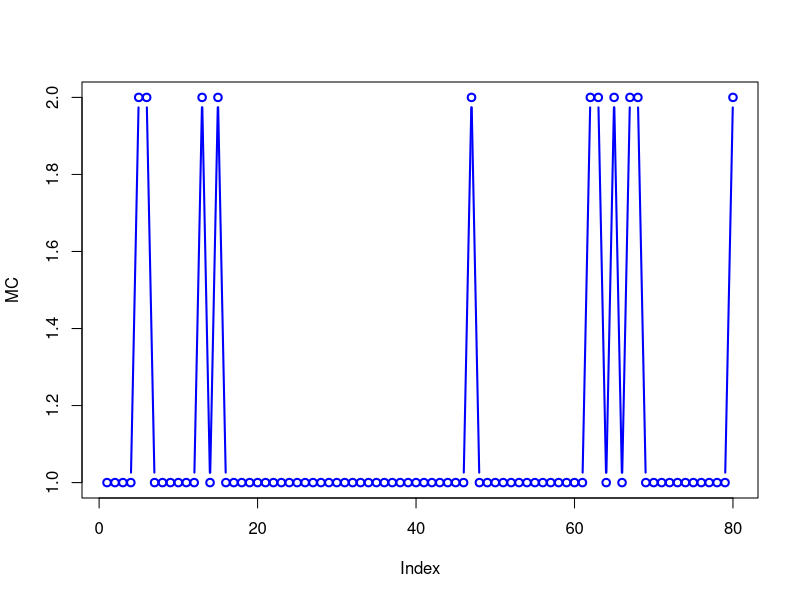
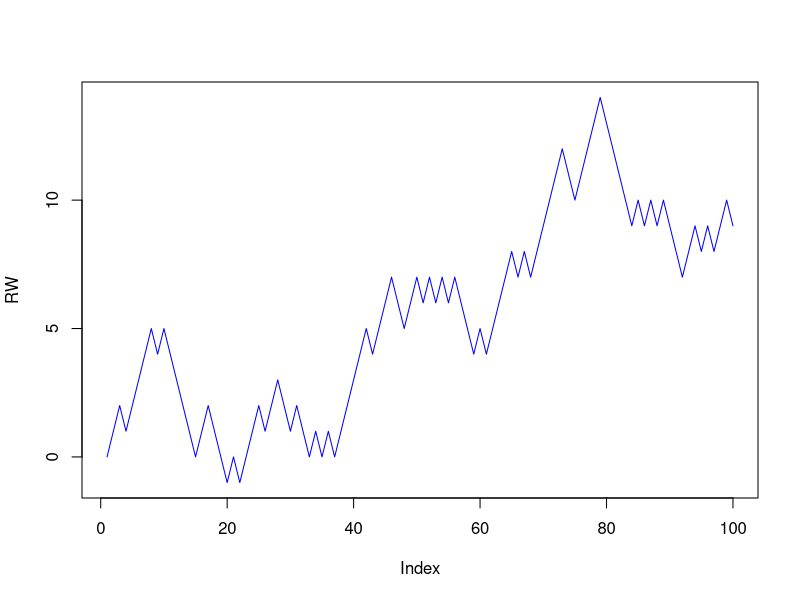
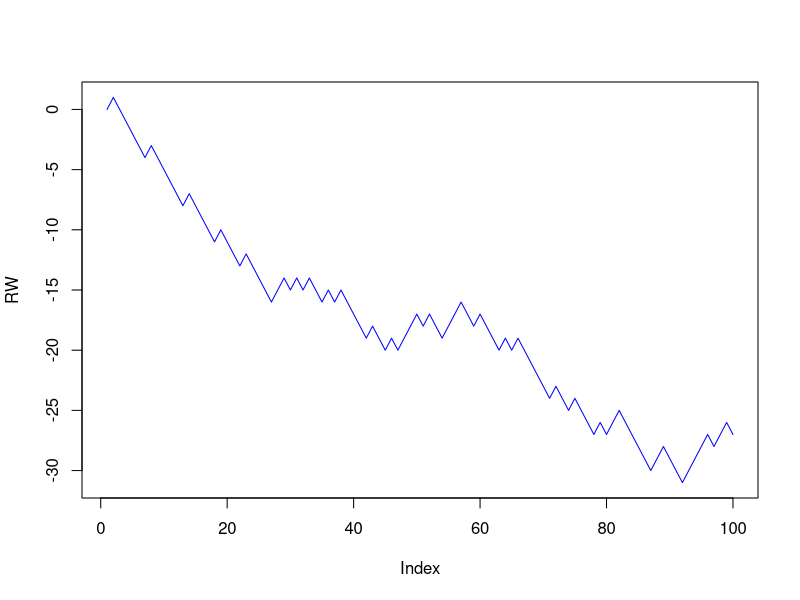
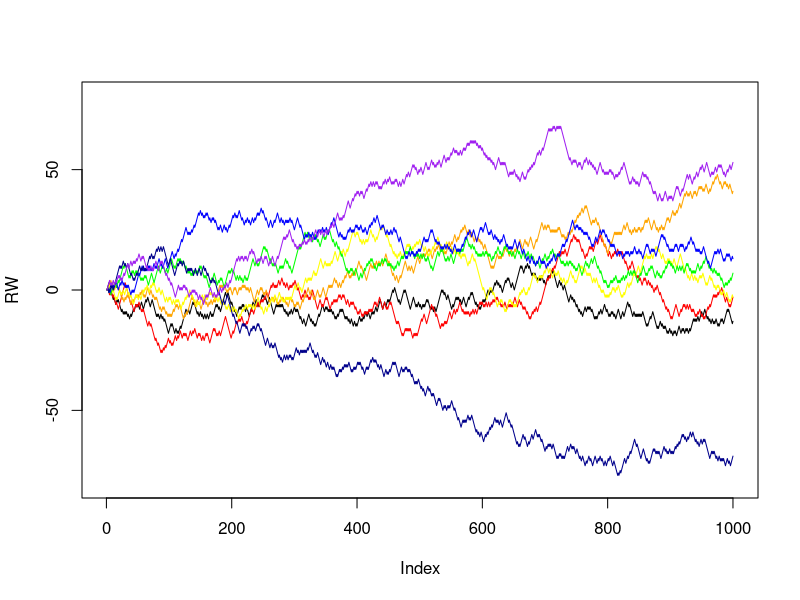

Source code (R) for these figures, in order:
## ---- chunk 1
rmarkov <- function(n, trans, initial) {
  states <- nrow(trans)
  MC <- rep(0, n)
  
  MC[1] <- initial
  for (i in 1:(n - 1)) MC[i + 1] <- sample(states, 1, prob = trans[MC[i], ])
  
  return(MC)
}
## ---- chunk 2
trans <- matrix(c(0.9, 0.1, 0.5, 0.5), 2, 2, byrow = TRUE)
initial <- 1
MC <- rmarkov(80, trans, initial)
plot(MC, col = "blue", lwd = 2, type = "b")
## ---- chunk 3
rrw <- function(n, up) {
  RW <- rep(0, n)
  down <- 1 - up
  
  RW[1] <- 0
  for (i in 1:(n - 1)) {
    RW[i + 1] <- RW[i] + sample(c(1, -1), 1, prob = c(up, down))
  }
  
  return(RW)
}
## ---- chunk 4
RW <- rrw(100, 0.6)
plot(RW, col = "blue", type = "l")
## ---- chunk 5
RW <- rrw(100, 0.3)
plot(RW, col = "blue", type = "l")
## ---- chunk 6
RW <- rrw(1000, 0.5)
plot(RW, col = "black", type = "l", ylim = c(-80, 80))

cols <- c("red", "orange", "yellow", "green", "blue", "darkblue", "purple")
for (i in 1:7) {
  RW <- rrw(1000, 0.5)
  points(RW, col = cols[i], type = "l")
}
